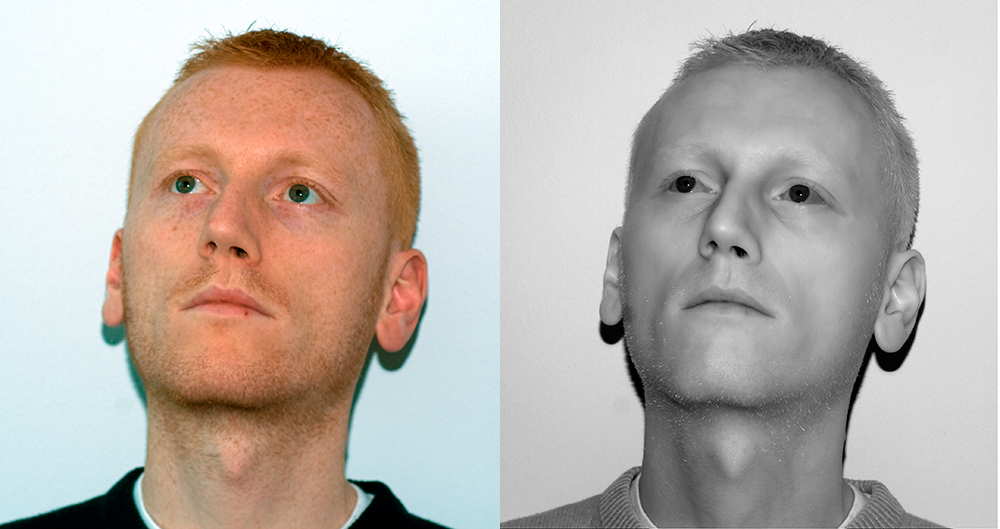
%> input picture BF/im/im.png, 1000 x 529 px
$ octave main.m   (GNU Octave 9; MATLAB toolbox functions it lacks are replaced by stand-ins)
%> lines starting %> are read from the running program, lines starting %| are printed output that depends on the picture; long printed decimals are rounded
### BF/func/fastBilateralFilter.m
%
% output = bilateralFilter( data, edge, ...
%                          edgeMin, edgeMax, ...
%                          sigmaSpatial, sigmaRange, ...
%                          samplingSpatial, samplingRange )
%
% Bilateral and Cross-Bilateral Filter using the Bilateral Grid.
%
% Bilaterally filters the image 'data' using the edges in the image 'edge'.
% If 'data' == 'edge', then it the standard bilateral filter.
% Otherwise, it is the 'cross' or 'joint' bilateral filter.
% For convenience, you can also pass in [] for 'edge' for the normal
% bilateral filter.
%
% Note that for the cross bilateral filter, data does not need to be
% defined everywhere.  Undefined values can be set to 'NaN'.  However, edge
% *does* need to be defined everywhere.
%
% data and edge should be of the greyscale, double-precision floating point
% matrices of the same size (i.e. they should be [ height x width ])
%
% data is the only required argument
%
% edgeMin and edgeMax specifies the min and max values of 'edge' (or 'data'
% for the normal bilateral filter) and is useful when the input is in a
% range that's not between 0 and 1.  For instance, if you are filtering the
% L channel of an image that ranges between 0 and 100, set edgeMin to 0 and
% edgeMax to 100.
%
% edgeMin defaults to min( edge( : ) ) and edgeMax defaults to max( edge( : ) ).
% This is probably *not* what you want, since the input may not span the
% entire range.
%
% sigmaSpatial and sigmaRange specifies the standard deviation of the space
% and range gaussians, respectively.
% sigmaSpatial defaults to min( width, height ) / 16
% sigmaRange defaults to ( edgeMax - edgeMin ) / 10.
%
% samplingSpatial and samplingRange specifies the amount of downsampling
% used for the approximation.  Higher values use less memory but are also
% less accurate.  The default and recommended values are:
%
% samplingSpatial = sigmaSpatial
% samplingRange = sigmaRange
%

function output = fastBilateralFilter( data, edge, edgeMin, edgeMax, sigmaSpatial, sigmaRange, ...
    samplingSpatial, samplingRange )

if( ndims( data ) > 2 )
    error( 'data must be a greyscale image with size [ height, width ]' );
end

if( ~isa( data, 'double' ) )
    error( 'data must be of class "double"' );
end

if ~exist( 'edge', 'var' )
    edge = data;
elseif isempty( edge )
    edge = data;
end

if( ndims( edge ) > 2 )
    error( 'edge must be a greyscale image with size [ height, width ]' );
end

if( ~isa( edge, 'double' ) )
    error( 'edge must be of class "double"' );
end

inputHeight = size( data, 1 );
inputWidth = size( data, 2 );

if ~exist( 'edgeMin', 'var' )
    edgeMin = min( edge( : ) );
    warning( 'edgeMin not set!  Defaulting to: %f\n', edgeMin );
end

if ~exist( 'edgeMax', 'var' )
    edgeMax = max( edge( : ) );
    warning( 'edgeMax not set!  Defaulting to: %f\n', edgeMax );
end

edgeDelta = edgeMax - edgeMin;

if ~exist( 'sigmaSpatial', 'var' )
    sigmaSpatial = min( inputWidth, inputHeight ) / 16;
    fprintf( 'Using default sigmaSpatial of: %f\n', sigmaSpatial );
end

if ~exist( 'sigmaRange', 'var' )
    sigmaRange = 0.1 * edgeDelta;
    fprintf( 'Using default sigmaRange of: %f\n', sigmaRange );
end

if ~exist( 'samplingSpatial', 'var' )
    samplingSpatial = sigmaSpatial;
end

if ~exist( 'samplingRange', 'var' )
    samplingRange = sigmaRange;
end

if size( data ) ~= size( edge )
    error( 'data and edge must be of the same size' );
end

% parameters
derivedSigmaSpatial = sigmaSpatial / samplingSpatial;
derivedSigmaRange = sigmaRange / samplingRange;

paddingXY = floor( 2 * derivedSigmaSpatial ) + 1;
paddingZ = floor( 2 * derivedSigmaRange ) + 1;

% allocate 3D grid
downsampledWidth = floor( ( inputWidth - 1 ) / samplingSpatial ) + 1 + 2 * paddingXY;
downsampledHeight = floor( ( inputHeight - 1 ) / samplingSpatial ) + 1 + 2 * paddingXY;
downsampledDepth = floor( edgeDelta / samplingRange ) + 1 + 2 * paddingZ;

gridData = zeros( downsampledHeight, downsampledWidth, downsampledDepth );
gridWeights = zeros( downsampledHeight, downsampledWidth, downsampledDepth );

% compute downsampled indices
[ jj, ii ] = meshgrid( 0 : inputWidth - 1, 0 : inputHeight - 1 );

% ii =
% 0 0 0 0 0
% 1 1 1 1 1
% 2 2 2 2 2

% jj =
% 0 1 2 3 4
% 0 1 2 3 4
% 0 1 2 3 4

% so when iterating over ii( k ), jj( k )
% get: ( 0, 0 ), ( 1, 0 ), ( 2, 0 ), ... (down columns first)

di = round( ii / samplingSpatial ) + paddingXY + 1;
dj = round( jj / samplingSpatial ) + paddingXY + 1;
dz = round( ( edge - edgeMin ) / samplingRange ) + paddingZ + 1;

% perform scatter (there's probably a faster way than this)
% normally would do downsampledWeights( di, dj, dk ) = 1, but we have to
% perform a summation to do box downsampling
for k = 1 : numel( dz )

    dataZ = data( k ); % traverses the image column wise, same as di( k )
    if ~isnan( dataZ  )

        dik = di( k );
        djk = dj( k );
        dzk = dz( k );

        gridData( dik, djk, dzk ) = gridData( dik, djk, dzk ) + dataZ;
        gridWeights( dik, djk, dzk ) = gridWeights( dik, djk, dzk ) + 1;

    end
end

% make gaussian kernel
kernelWidth = 2 * derivedSigmaSpatial + 1;
kernelHeight = kernelWidth;
kernelDepth = 2 * derivedSigmaRange + 1;

halfKernelWidth = floor( kernelWidth / 2 );
halfKernelHeight = floor( kernelHeight / 2 );
halfKernelDepth = floor( kernelDepth / 2 );

[gridX, gridY, gridZ] = meshgrid( 0 : kernelWidth - 1, 0 : kernelHeight - 1, 0 : kernelDepth - 1 );
gridX = gridX - halfKernelWidth;
gridY = gridY - halfKernelHeight;
gridZ = gridZ - halfKernelDepth;
gridRSquared = ( gridX .* gridX + gridY .* gridY ) / ( derivedSigmaSpatial * derivedSigmaSpatial ) + ( gridZ .* gridZ ) / ( derivedSigmaRange * derivedSigmaRange );
kernel = exp( -0.5 * gridRSquared );

% convolve
blurredGridData = convn( gridData, kernel, 'same' );
blurredGridWeights = convn( gridWeights, kernel, 'same' );

% divide
blurredGridWeights( blurredGridWeights == 0 ) = -2; % avoid divide by 0, won't read there anyway
normalizedBlurredGrid = blurredGridData ./ blurredGridWeights;
normalizedBlurredGrid( blurredGridWeights < -1 ) = 0; % put 0s where it's undefined

% for debugging
% blurredGridWeights( blurredGridWeights < -1 ) = 0; % put zeros back

% upsample
[ jj, ii ] = meshgrid( 0 : inputWidth - 1, 0 : inputHeight - 1 ); % meshgrid does x, then y, so output arguments need to be reversed
% no rounding
di = ( ii / samplingSpatial ) + paddingXY + 1;
dj = ( jj / samplingSpatial ) + paddingXY + 1;
dz = ( edge - edgeMin ) / samplingRange + paddingZ + 1;

% interpn takes rows, then cols, etc
% i.e. size(v,1), then size(v,2), ...
output = interpn( normalizedBlurredGrid, di, dj, dz );

### BF/main.m
clc
clear


I = im2double(imread('im.png'));
rgb = I(:,1:500,:);
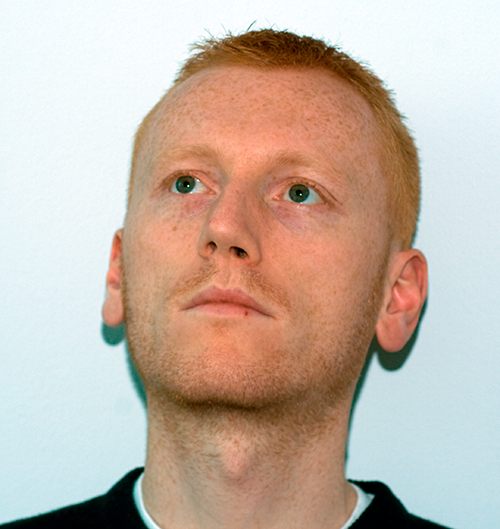
%> rgb: size 529x500x3 double; mean R, G, B 0.776, 0.709, 0.658
nir = I(:,501:1000,:);
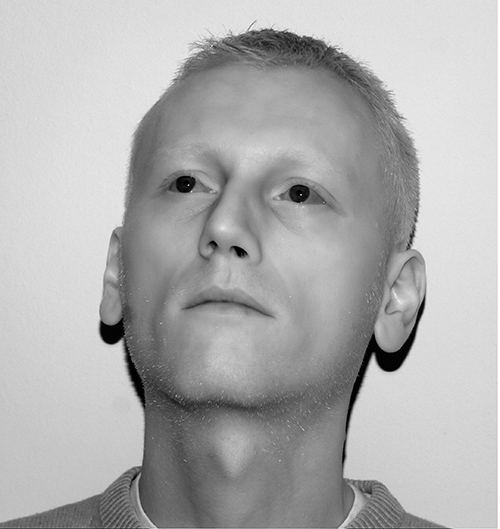
%> nir: size 529x500x3 double; mean R, G, B 0.684, 0.684, 0.684

% rgb = im2double(imread('s11.png'));
% nir = im2double(imread('s12.png'));
% nir = cat(3, nir,nir,nir);

w = size(rgb, 2);
%> w = 500

Ycbcr = rgb2ycbcr([rgb nir]);
%> Ycbcr: size 529x1000x3 double; mean of channels 1, 2, 3 0.667, 0.486, 0.519
Y = Ycbcr(:,:,1);
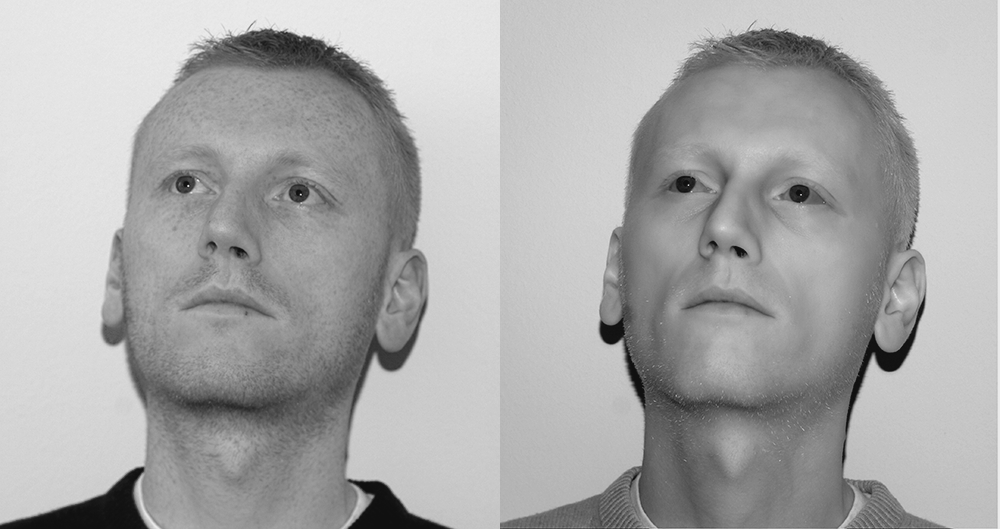
%> Y: size 529x1000 double; min 0.0627, max 0.922, mean 0.667

base = fastBilateralFilter(Y);
%> in fastBilateralFilter, `edgeMin = min( edge( : ) );`: edgeMin = 0.0627
%> in fastBilateralFilter, `edgeMax = max( edge( : ) );`: edgeMax = 0.922
%> in fastBilateralFilter, `edgeDelta = edgeMax - edgeMin;`: edgeDelta = 0.859
%| Using default sigmaSpatial of: 33.062
%> in fastBilateralFilter, `sigmaRange = 0.1 * edgeDelta;`: sigmaRange = 0.0859
%| Using default sigmaRange of: 0.08588
%> in fastBilateralFilter, `derivedSigmaRange = sigmaRange / samplingRange;`: derivedSigmaRange = 1
%> in fastBilateralFilter, `paddingZ = floor( 2 * derivedSigmaRange ) + 1;`: paddingZ = 3
%> in fastBilateralFilter, `downsampledDepth = floor( edgeDelta / samplingRange ) + 1 + 2 * paddin..`: downsampledDepth = 17
%> in fastBilateralFilter, `dz = round( ( edge - edgeMin ) / samplingRange ) + paddingZ + 1;`:
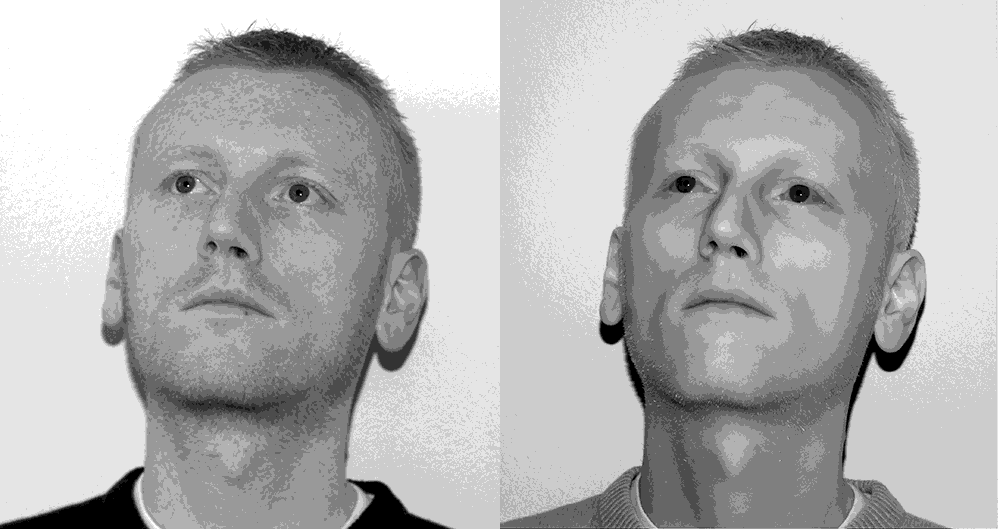
%> dz: size 529x1000 double; min 4, max 14, mean 11.07; drawn with min black and max white
%> the loop in fastBilateralFilter, `for k = 1 : numel( dz )` made 529000 passes
%> dataZ on passes 1 to 12: 0.894, 0.899, 0.898, 0.895, 0.9, 0.901, 0.899, 0.888, 0.895, 0.902, 0.904, 0.895
%> after the loop in fastBilateralFilter, `for k = 1 : numel( dz )`: dik = 20; djk = 34
%> in fastBilateralFilter, `kernelDepth = 2 * derivedSigmaRange + 1;`: kernelDepth = 3
%> in fastBilateralFilter, `halfKernelDepth = floor( kernelDepth / 2 );`: halfKernelDepth = 1
detail = Y-base;
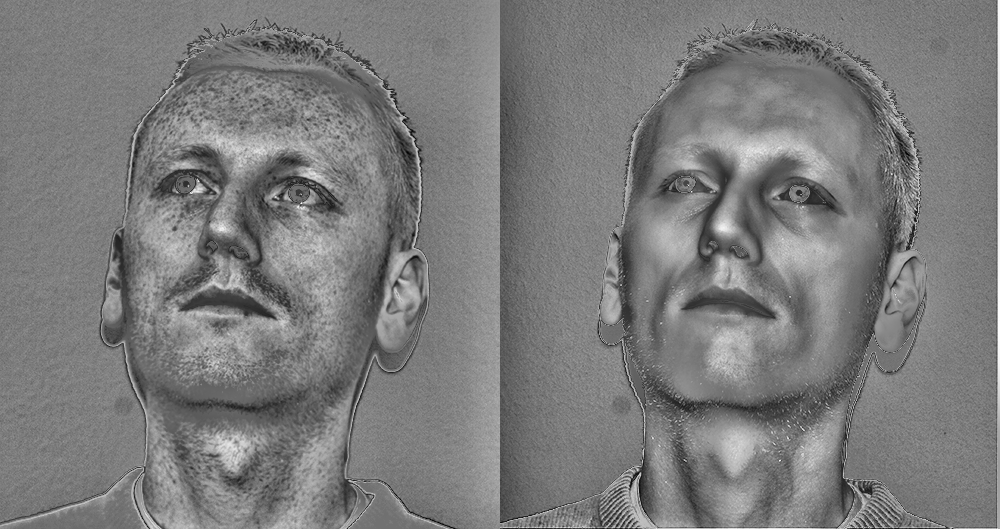
%> detail: size 529x1000 double; min -0.101, max 0.106, mean -0.000838; drawn with min black and max white

YF = base(:,1:w,:)+detail(:,w+1:2*w,:);
cbcr = Ycbcr(:,1:w,:);
%> cbcr: size 529x500x3 double; mean of channels 1, 2, 3 0.684, 0.47, 0.535
cbcr(:,:,1) = YF;
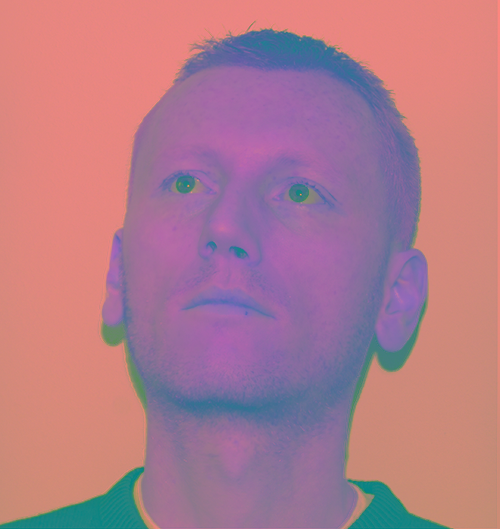
%> cbcr: size 529x500x3 double; mean R, G, B 0.682, 0.47, 0.535; drawn with min black and max white

%> (the run ends here)
